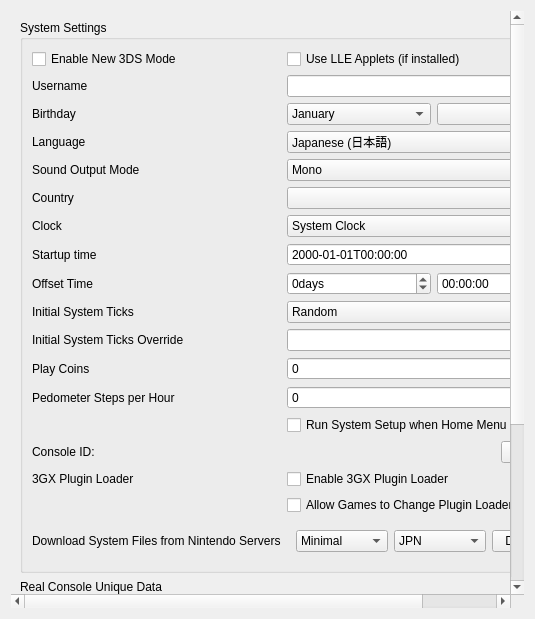
<?xml version="1.0" encoding="UTF-8"?>
<ui version="4.0">
 <class>ConfigureSystem</class>
 <widget class="QWidget" name="ConfigureSystem">
  <property name="geometry">
   <rect>
    <x>0</x>
    <y>0</y>
    <width>535</width>
    <height>619</height>
   </rect>
  </property>
  <property name="windowTitle">
   <string>Form</string>
  </property>
  <layout class="QVBoxLayout" name="verticalLayout_scrollbar">
   <item>
    <widget class="QScrollArea" name="scrollArea">
     <property name="minimumSize">
      <size>
       <width>0</width>
       <height>480</height>
      </size>
     </property>
     <property name="frameShape">
      <enum>QFrame::NoFrame</enum>
     </property>
     <property name="lineWidth">
      <number>1</number>
     </property>
     <property name="widgetResizable">
      <bool>true</bool>
     </property>
     <widget class="QWidget" name="scrollAreaWidgetContents">
      <property name="geometry">
       <rect>
        <x>0</x>
        <y>0</y>
        <width>422</width>
        <height>500</height>
       </rect>
      </property>
      <layout class="QHBoxLayout" name="horizontalLayout">
       <item>
        <layout class="QVBoxLayout" name="verticalLayout">
         <item>
          <widget class="QGroupBox" name="group_system_settings">
           <property name="title">
            <string>System Settings</string>
           </property>
           <layout class="QGridLayout" name="gridLayout">
            <item row="1" column="0">
             <widget class="QCheckBox" name="toggle_new_3ds">
              <property name="text">
               <string>Enable New 3DS Mode</string>
              </property>
             </widget>
            </item>
            <item row="1" column="1">
             <widget class="QCheckBox" name="toggle_lle_applets">
              <property name="text">
               <string>Use LLE Applets (if installed)</string>
              </property>
             </widget>
            </item>
            <item row="2" column="1">
             <widget class="QLineEdit" name="edit_username">
              <property name="sizePolicy">
               <sizepolicy hsizetype="Preferred" vsizetype="Fixed">
                <horstretch>0</horstretch>
                <verstretch>0</verstretch>
               </sizepolicy>
              </property>
              <property name="maxLength">
               <number>10</number>
              </property>
             </widget>
            </item>
            <item row="2" column="0">
             <widget class="QLabel" name="label_username">
              <property name="text">
               <string>Username</string>
              </property>
             </widget>
            </item>
            <item row="3" column="0">
             <widget class="QLabel" name="label_birthday">
              <property name="text">
               <string>Birthday</string>
              </property>
             </widget>
            </item>
            <item row="3" column="1">
             <layout class="QHBoxLayout" name="horizontalLayout_birthday2">
              <item>
               <widget class="QComboBox" name="combo_birthmonth">
                <item>
                 <property name="text">
                  <string>January</string>
                 </property>
                </item>
                <item>
                 <property name="text">
                  <string>February</string>
                 </property>
                </item>
                <item>
                 <property name="text">
                  <string>March</string>
                 </property>
                </item>
                <item>
                 <property name="text">
                  <string>April</string>
                 </property>
                </item>
                <item>
                 <property name="text">
                  <string>May</string>
                 </property>
                </item>
                <item>
                 <property name="text">
                  <string>June</string>
                 </property>
                </item>
                <item>
                 <property name="text">
                  <string>July</string>
                 </property>
                </item>
                <item>
                 <property name="text">
                  <string>August</string>
                 </property>
                </item>
                <item>
                 <property name="text">
                  <string>September</string>
                 </property>
                </item>
                <item>
                 <property name="text">
                  <string>October</string>
                 </property>
                </item>
                <item>
                 <property name="text">
                  <string>November</string>
                 </property>
                </item>
                <item>
                 <property name="text">
                  <string>December</string>
                 </property>
                </item>
               </widget>
              </item>
              <item>
               <widget class="QComboBox" name="combo_birthday"/>
              </item>
             </layout>
            </item>
            <item row="4" column="0">
             <widget class="QLabel" name="label_language">
              <property name="text">
               <string>Language</string>
              </property>
             </widget>
            </item>
            <item row="4" column="1">
             <widget class="QComboBox" name="combo_language">
              <property name="toolTip">
               <string>Note: this can be overridden when region setting is auto-select</string>
              </property>
              <item>
               <property name="text">
                <string>Japanese (日本語)</string>
               </property>
              </item>
              <item>
               <property name="text">
                <string>English</string>
               </property>
              </item>
              <item>
               <property name="text">
                <string>French (français)</string>
               </property>
              </item>
              <item>
               <property name="text">
                <string>German (Deutsch)</string>
               </property>
              </item>
              <item>
               <property name="text">
                <string>Italian (italiano)</string>
               </property>
              </item>
              <item>
               <property name="text">
                <string>Spanish (español)</string>
               </property>
              </item>
              <item>
               <property name="text">
                <string>Simplified Chinese (简体中文)</string>
               </property>
              </item>
              <item>
               <property name="text">
                <string>Korean (한국어)</string>
               </property>
              </item>
              <item>
               <property name="text">
                <string>Dutch (Nederlands)</string>
               </property>
              </item>
              <item>
               <property name="text">
                <string>Portuguese (português)</string>
               </property>
              </item>
              <item>
               <property name="text">
                <string>Russian (Русский)</string>
               </property>
              </item>
              <item>
               <property name="text">
                <string>Traditional Chinese (正體中文)</string>
               </property>
              </item>
             </widget>
            </item>
            <item row="5" column="0">
             <widget class="QLabel" name="label_sound">
              <property name="text">
               <string>Sound Output Mode</string>
              </property>
             </widget>
            </item>
            <item row="5" column="1">
             <widget class="QComboBox" name="combo_sound">
              <item>
               <property name="text">
                <string>Mono</string>
               </property>
              </item>
              <item>
               <property name="text">
                <string>Stereo</string>
               </property>
              </item>
              <item>
               <property name="text">
                <string>Surround</string>
               </property>
              </item>
             </widget>
            </item>
            <item row="6" column="0">
             <widget class="QLabel" name="label_country">
              <property name="text">
               <string>Country</string>
              </property>
             </widget>
            </item>
            <item row="6" column="1">
             <widget class="QComboBox" name="combo_country"/>
            </item>
            <item row="7" column="0">
             <widget class="QLabel" name="label_init_clock">
              <property name="text">
               <string>Clock</string>
              </property>
             </widget>
            </item>
            <item row="7" column="1">
             <widget class="QComboBox" name="combo_init_clock">
              <item>
               <property name="text">
                <string>System Clock</string>
               </property>
              </item>
              <item>
               <property name="text">
                <string>Fixed Time</string>
               </property>
              </item>
             </widget>
            </item>
            <item row="8" column="0">
             <widget class="QLabel" name="label_init_time">
              <property name="text">
               <string>Startup time</string>
              </property>
             </widget>
            </item>
            <item row="8" column="1">
             <widget class="QDateTimeEdit" name="edit_init_time">
              <property name="displayFormat">
               <string>yyyy-MM-ddTHH:mm:ss</string>
              </property>
             </widget>
            </item>
            <item row="9" column="0">
             <widget class="QLabel" name="label_init_time_offset">
              <property name="text">
               <string>Offset Time</string>
              </property>
             </widget>
            </item>
            <item row="9" column="1">
             <layout class="QGridLayout" name="edit_init_time_offset_grid">
              <item row="0" column="0">
               <widget class="QSpinBox" name="edit_init_time_offset_days">
                <property name="suffix">
                 <string>days</string>
                </property>
                <property name="minimum">
                 <number>-2147483648</number>
                </property>
                <property name="maximum">
                 <number>2147483647</number>
                </property>
               </widget>
              </item>
              <item row="0" column="1">
               <widget class="QTimeEdit" name="edit_init_time_offset_time">
                <property name="displayFormat">
                 <string>HH:mm:ss</string>
                </property>
               </widget>
              </item>
             </layout>
            </item>
            <item row="10" column="0">
             <widget class="QLabel" name="label_init_ticks_type">
              <property name="text">
               <string>Initial System Ticks</string>
              </property>
             </widget>
            </item>
            <item row="10" column="1">
             <widget class="QComboBox" name="combo_init_ticks_type">
              <item>
               <property name="text">
                <string>Random</string>
               </property>
              </item>
              <item>
               <property name="text">
                <string>Fixed</string>
               </property>
              </item>
             </widget>
            </item>
            <item row="11" column="0">
             <widget class="QLabel" name="label_init_ticks_value">
              <property name="text">
               <string>Initial System Ticks Override</string>
              </property>
             </widget>
            </item>
            <item row="11" column="1">
             <widget class="QLineEdit" name="edit_init_ticks_value">
              <property name="sizePolicy">
               <sizepolicy hsizetype="Preferred" vsizetype="Fixed">
                <horstretch>0</horstretch>
                <verstretch>0</verstretch>
               </sizepolicy>
              </property>
              <property name="maxLength">
               <number>20</number>
              </property>
             </widget>
            </item>
            <item row="12" column="0">
             <widget class="QLabel" name="label_play_coins">
              <property name="text">
               <string>Play Coins</string>
              </property>
             </widget>
            </item>
            <item row="12" column="1">
             <widget class="QSpinBox" name="spinBox_play_coins">
              <property name="maximum">
               <number>300</number>
              </property>
             </widget>
            </item>
            <item row="13" column="0">
              <widget class="QLabel" name="label_steps_per_hour">
                <property name="toolTip">
                 <string>&lt;html&gt;&lt;head/&gt;&lt;body&gt;&lt;p&gt;Number of steps per hour reported by the pedometer. Range from 0-65535.&lt;/p&gt;&lt;/body&gt;&lt;/html&gt;</string>
                </property>
                <property name="text">
                  <string>Pedometer Steps per Hour</string>
                </property>
              </widget>
            </item>
            <item row="13" column="1">
              <widget class="QSpinBox" name="spinBox_steps_per_hour">
                <property name="maximum">
                  <number>9999</number>
                </property>
              </widget>
            </item>
            <item row="14" column="1">
             <widget class="QCheckBox" name="toggle_system_setup">
              <property name="text">
               <string>Run System Setup when Home Menu is Launched</string>
              </property>
             </widget>
            </item>
            <item row="15" column="0">
             <widget class="QLabel" name="label_console_id">
              <property name="text">
               <string>Console ID:</string>
              </property>
             </widget>
            </item>
            <item row="15" column="1">
             <widget class="QPushButton" name="button_regenerate_console_id">
              <property name="sizePolicy">
               <sizepolicy hsizetype="Fixed" vsizetype="Fixed">
                <horstretch>0</horstretch>
                <verstretch>0</verstretch>
               </sizepolicy>
              </property>
              <property name="layoutDirection">
               <enum>Qt::RightToLeft</enum>
              </property>
              <property name="text">
               <string>Regenerate</string>
              </property>
             </widget>
            </item>
            <item row="16" column="0">
             <widget class="QLabel" name="label_plugin_loader">
              <property name="text">
               <string>3GX Plugin Loader</string>
              </property>
             </widget>
            </item>
            <item row="16" column="1">
             <widget class="QCheckBox" name="plugin_loader">
              <property name="text">
               <string>Enable 3GX Plugin Loader</string>
              </property>
             </widget>
            </item>
            <item row="17" column="1">
             <widget class="QCheckBox" name="allow_plugin_loader">
              <property name="text">
               <string>Allow Games to Change Plugin Loader State</string>
              </property>
             </widget>
            </item>
            <item row="18" column="0">
             <widget class="QLabel" name="label_nus_download">
              <property name="text">
               <string>Download System Files from Nintendo Servers</string>
              </property>
             </widget>
            </item>
            <item row="18" column="1">
             <widget class="QWidget" name="body_nus_download">
              <layout class="QHBoxLayout" name="horizontalLayout_nus_download">
               <item>
                <widget class="QComboBox" name="combo_download_set">
                 <item>
                  <property name="text">
                   <string>Minimal</string>
                  </property>
                 </item>
                 <item>
                  <property name="text">
                   <string>Old 3DS</string>
                  </property>
                 </item>
                 <item>
                  <property name="text">
                   <string>New 3DS</string>
                  </property>
                 </item>
                </widget>
               </item>
               <item>
                <widget class="QComboBox" name="combo_download_region">
                 <item>
                  <property name="text">
                   <string>JPN</string>
                  </property>
                 </item>
                 <item>
                  <property name="text">
                   <string>USA</string>
                  </property>
                 </item>
                 <item>
                  <property name="text">
                   <string>EUR</string>
                  </property>
                 </item>
                 <item>
                  <property name="text">
                   <string>AUS</string>
                  </property>
                 </item>
                 <item>
                  <property name="text">
                   <string>CHN</string>
                  </property>
                 </item>
                 <item>
                  <property name="text">
                   <string>KOR</string>
                  </property>
                 </item>
                 <item>
                  <property name="text">
                   <string>TWN</string>
                  </property>
                 </item>
                </widget>
               </item>
               <item>
                <widget class="QPushButton" name="button_start_download">
                 <property name="sizePolicy">
                  <sizepolicy hsizetype="Fixed" vsizetype="Fixed">
                   <horstretch>0</horstretch>
                   <verstretch>0</verstretch>
                  </sizepolicy>
                 </property>
                 <property name="layoutDirection">
                  <enum>Qt::RightToLeft</enum>
                 </property>
                 <property name="text">
                  <string>Download</string>
                 </property>
                </widget>
               </item>
              </layout>
             </widget>
            </item>
           </layout>
          </widget>
         </item>
         <item>
          <widget class="QGroupBox" name="group_real_console_unique_data">
           <property name="title">
            <string>Real Console Unique Data</string>
           </property>
           <layout class="QGridLayout" name="gridLayout1">
            <item row="1" column="0">
             <widget class="QLabel" name="label_secure_info">
              <property name="text">
               <string>SecureInfo_A/B</string>
              </property>
             </widget>
            </item>
            <item row="1" column="1">
             <widget class="QWidget" name="secure_info">
              <layout class="QHBoxLayout" name="horizontalLayout_secure_info">
               <item>
                <widget class="QLabel" name="label_secure_info_status">
                 <property name="text">
                  <string/>
                 </property>
                </widget>
               </item>
               <item>
                <widget class="QPushButton" name="button_secure_info">
                 <property name="sizePolicy">
                  <sizepolicy hsizetype="Fixed" vsizetype="Fixed">
                   <horstretch>0</horstretch>
                   <verstretch>0</verstretch>
                  </sizepolicy>
                 </property>
                 <property name="layoutDirection">
                  <enum>Qt::RightToLeft</enum>
                 </property>
                 <property name="text">
                  <string>Choose</string>
                 </property>
                </widget>
               </item>
              </layout>
             </widget>
            </item>
            <item row="2" column="0">
             <widget class="QLabel" name="label_friend_code_seed">
              <property name="text">
               <string>LocalFriendCodeSeed_A/B</string>
              </property>
             </widget>
            </item>
            <item row="2" column="1">
             <widget class="QWidget" name="friend_code_seed">
              <layout class="QHBoxLayout" name="horizontalLayout_friend_code_seed">
               <item>
                <widget class="QLabel" name="label_friend_code_seed_status">
                 <property name="text">
                  <string/>
                 </property>
                </widget>
               </item>
               <item>
                <widget class="QPushButton" name="button_friend_code_seed">
                 <property name="sizePolicy">
                  <sizepolicy hsizetype="Fixed" vsizetype="Fixed">
                   <horstretch>0</horstretch>
                   <verstretch>0</verstretch>
                  </sizepolicy>
                 </property>
                 <property name="layoutDirection">
                  <enum>Qt::RightToLeft</enum>
                 </property>
                 <property name="text">
                  <string>Choose</string>
                 </property>
                </widget>
               </item>
              </layout>
             </widget>
            </item>
            <item row="3" column="0">
             <widget class="QLabel" name="label_ct_cert">
              <property name="text">
               <string>CTCert</string>
              </property>
             </widget>
            </item>
            <item row="3" column="1">
             <widget class="QWidget" name="ct_cert">
              <layout class="QHBoxLayout" name="horizontalLayout_ct_cert">
               <item>
                <widget class="QLabel" name="label_ct_cert_status">
                 <property name="text">
                  <string/>
                 </property>
                </widget>
               </item>
               <item>
                <widget class="QPushButton" name="button_ct_cert">
                 <property name="sizePolicy">
                  <sizepolicy hsizetype="Fixed" vsizetype="Fixed">
                   <horstretch>0</horstretch>
                   <verstretch>0</verstretch>
                  </sizepolicy>
                 </property>
                 <property name="layoutDirection">
                  <enum>Qt::RightToLeft</enum>
                 </property>
                 <property name="text">
                  <string>Choose</string>
                 </property>
                </widget>
               </item>
              </layout>
             </widget>
            </item>
           </layout>
          </widget>
         </item>
         <item>
          <widget class="QLabel" name="label_disable_info">
           <property name="text">
            <string>System settings are available only when game is not running.</string>
           </property>
           <property name="wordWrap">
            <bool>true</bool>
           </property>
          </widget>
         </item>
         <item>
          <spacer name="verticalSpacer">
           <property name="orientation">
            <enum>Qt::Vertical</enum>
           </property>
           <property name="sizeHint" stdset="0">
            <size>
             <width>20</width>
             <height>40</height>
            </size>
           </property>
          </spacer>
         </item>
        </layout>
       </item>
      </layout>
     </widget>
    </widget>
   </item>
  </layout>
 </widget>
 <tabstops>
  <tabstop>toggle_new_3ds</tabstop>
  <tabstop>edit_username</tabstop>
  <tabstop>combo_birthmonth</tabstop>
  <tabstop>combo_birthday</tabstop>
  <tabstop>combo_language</tabstop>
  <tabstop>combo_sound</tabstop>
  <tabstop>combo_country</tabstop>
  <tabstop>combo_init_clock</tabstop>
  <tabstop>edit_init_time</tabstop>
  <tabstop>spinBox_play_coins</tabstop>
  <tabstop>spinBox_steps_per_hour</tabstop>
  <tabstop>button_regenerate_console_id</tabstop>
 </tabstops>
 <resources/>
 <connections/>
</ui>
